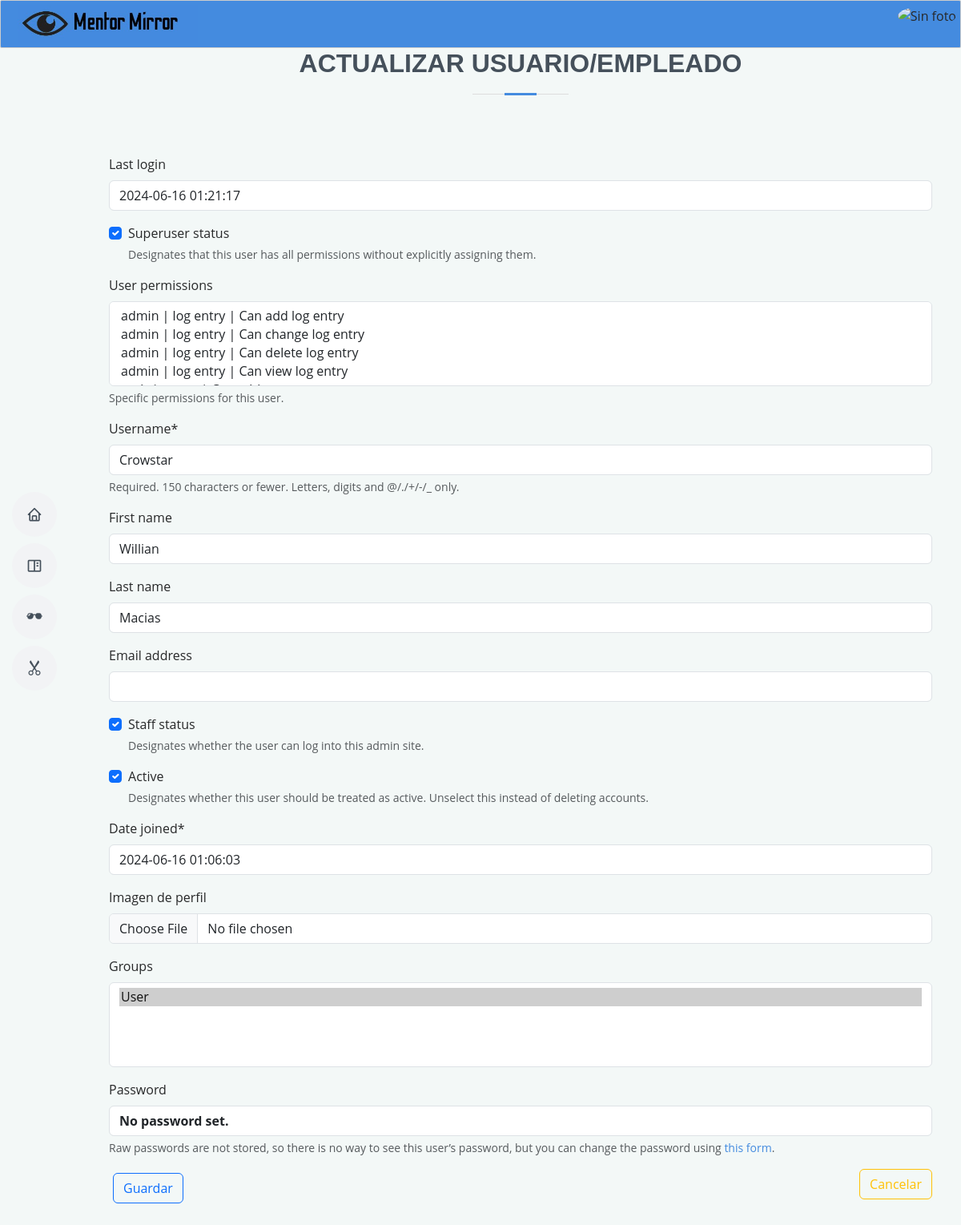
The page /management/users/update/1/ (signed in) on the database as committed earlier.
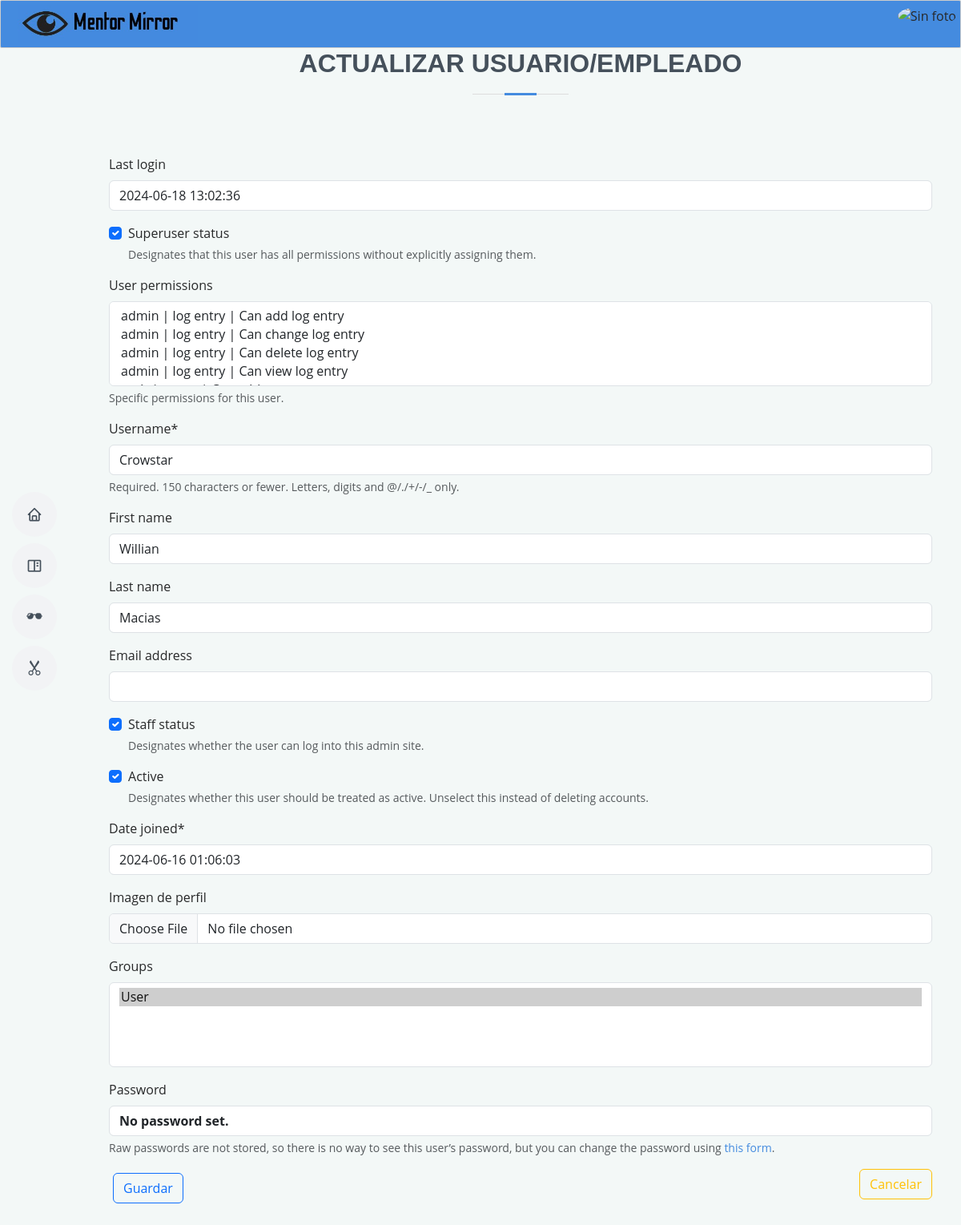
The same page on the database as committed later.
### apps/security/models.py (models this page shows, shortened)
class User(AbstractUser):
  profile_picture = models.ImageField(("Imagen de perfil"), upload_to='profile_pics/', null=True, blank=True)
  groups = models.ManyToManyField(
        'auth.Group',
        blank=True,
        related_name='customuser_groups'
    )
  USERNAME_FIELD = "username"
  REQUIRED_FIELDS = ["first_name", "last_name"]
  class Meta:
    verbose_name = ("Usuario")
    verbose_name_plural = ("Usuarios")

### apps/security/views/user_management.py (the view)
# urls.py: path('users/update/<int:pk>/', user_management.UserUpdateView.as_view(), name="user_update" ),
class UserUpdateView(UserGroupMixin, NoPermissionMixin, LoginRequiredMixin, PermissionRequiredMixin, UpdateMixin, UpdateView):
    model = User
    template_name = 'options/new_user.html'
    permission_required = 'security.change_user'
    form_class = UserUpdateForm
    success_url = reverse_lazy('security:user')
    def get_context_data(self, **kwargs):
        context = super().get_context_data()
        context['title'] = 'Actualizar usuario/empleado'
        context['list'] = reverse('security:user')
        return context

### apps/security/forms.py
class UserUpdateForm(UserChangeForm):
    class Meta:
        model = User
        exclude = ('password', 'Password', )

### apps/core/mixins.py (called while the page is built)
    def get_context_data(self, **kwargs):
        context = super().get_context_data(**kwargs)
        all_permissions = self.request.user.get_all_permissions()
        context['permissions'] = list(all_permissions)
        return context

    def get(self, request, *args, **kwargs):
        try:
            return super().get(request, *args, **kwargs)
        except Http404:
            return render(request, 'components/http404.html')

### apps/security/templates/options/new_user.html
{% extends "index/base_form.html" %}

### templates/index/base_form.html (shortened to what this page needs)
{% extends "components/base.html" %}
{% load static %}
{% load crispy_forms_tags %}
{% block content %}
<div class="container">
    <div class="section-title">
        <h2>{{title}}</h2>
</div>
        <form method="POST" enctype="multipart/form-data" class="m-4">
            {{form|crispy}}
            {% block button %}
            <button class="btn btn-outline-primary" type="submit">Guardar</button>
            <a class="btn btn-outline-warning ms-2 float-end " href='{{list}}'>Cancelar</a>
            {% endblock button %}
        </form>
    </div>
{% endblock content %}

Rows that differ between the two databases and show on the page:
changed User "Crowstar": last_login "2024-06-16 01:21:17" → "2024-06-18 13:02:36"
